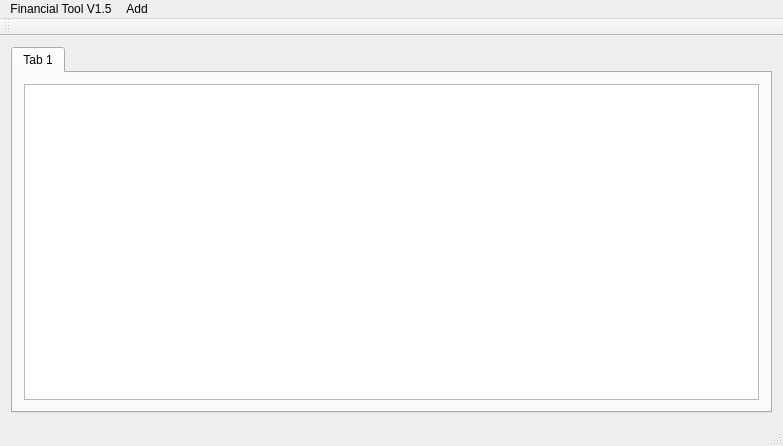
<?xml version="1.0" encoding="UTF-8"?>
<ui version="4.0">
 <class>FinTool</class>
 <widget class="QMainWindow" name="FinTool">
  <property name="geometry">
   <rect>
    <x>0</x>
    <y>0</y>
    <width>783</width>
    <height>446</height>
   </rect>
  </property>
  <property name="windowTitle">
   <string>FinTool</string>
  </property>
  <widget class="QWidget" name="centralWidget">
   <layout class="QGridLayout" name="gridLayout">
    <item row="0" column="0">
     <widget class="QTabWidget" name="tabWidget">
      <property name="currentIndex">
       <number>0</number>
      </property>
      <widget class="QWidget" name="tab">
       <attribute name="title">
        <string>Tab 1</string>
       </attribute>
       <layout class="QGridLayout" name="gridLayout_2">
        <item row="0" column="0">
         <widget class="QTableWidget" name="tableWidget"/>
        </item>
       </layout>
      </widget>
     </widget>
    </item>
   </layout>
  </widget>
  <widget class="QMenuBar" name="menuBar">
   <property name="geometry">
    <rect>
     <x>0</x>
     <y>0</y>
     <width>783</width>
     <height>21</height>
    </rect>
   </property>
   <widget class="QMenu" name="menuFinancial_Tool_V1_4">
    <property name="title">
     <string>Financial Tool V1.5</string>
    </property>
   </widget>
   <widget class="QMenu" name="menuAdd">
    <property name="title">
     <string>Add</string>
    </property>
    <addaction name="actionTransaction"/>
    <addaction name="actionAccount"/>
   </widget>
   <addaction name="menuFinancial_Tool_V1_4"/>
   <addaction name="menuAdd"/>
  </widget>
  <widget class="QToolBar" name="mainToolBar">
   <attribute name="toolBarArea">
    <enum>TopToolBarArea</enum>
   </attribute>
   <attribute name="toolBarBreak">
    <bool>false</bool>
   </attribute>
  </widget>
  <widget class="QStatusBar" name="statusBar"/>
  <action name="actionTransaction">
   <property name="text">
    <string>Transaction</string>
   </property>
  </action>
  <action name="actionAccount">
   <property name="text">
    <string>Account</string>
   </property>
  </action>
 </widget>
 <layoutdefault spacing="6" margin="11"/>
 <resources/>
 <connections/>
</ui>
